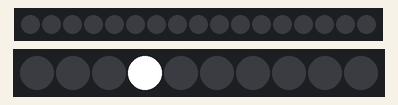
The sketch below on a simulated Arduino Uno, built with avr-gcc and run on an emulated ATmega328P. Shown: 17 RGB LEDs in strip order, left to right, 10 RGB LEDs in strip order, left to right. Dim RGB values are drawn brighter than linear; random numbers use the default seed unless the sketch sets one.

Above: at 0.57 s.
At 5.48 s:
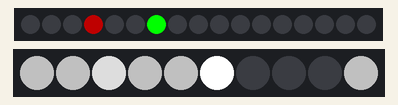
At 10.38 s:
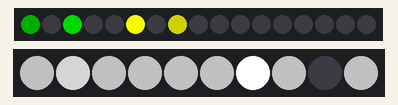
At 20.11 s:
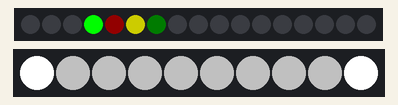
At 29.94 s:
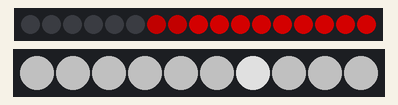
At 39.68 s:
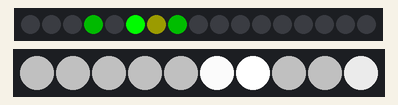

The sketch:

PosterOS.ino
```cpp
#include "Adafruit_NeoPixel.h"

#define IZBA_LEDS 17
#define IZBA_PIN 5
#define STAR_LEDS 10
#define STAR_PIN 3

#define MIN_BRIGHTNESS 50
#define MAX_BRIGHTNESS 255

#include "AdvancedLEDcontroller.h"
#include "PosterController.h"

PosterController *posterController;

void setup() {

  posterController = new PosterController();
}


void loop() {

  posterController->frame();
}
```

AdvancedLEDcontroller.h
```cpp
#include "AdvancedLed.h"

class AdvancedLEDcontroller{

  long frameEndTime = 0;
  short ledNum = -1;
  AdvancedLed *leds;
  Adafruit_NeoPixel * strip;

  public: AdvancedLEDcontroller(byte led_num, Adafruit_NeoPixel *s){

    leds = new AdvancedLed[led_num];
    strip = s;
    ledNum = led_num;

    for(int i = 0; i < led_num; i++)
      leds[i] = AdvancedLed(i);
  }

  void frame(){

    for(int i = 0; i < ledNum; i++)
      leds[i].frame(strip);

      strip->show();
  }

  void addInstruction(byte id, LedInstruction *newInstruction){

    leds[id].addInstruction(newInstruction);

    if(newInstruction->fillEndTime > frameEndTime){

      frameEndTime = newInstruction->fillEndTime;
    }
  }

  void setBulk(int ledId, int clusterSize){

    leds[ledId].setToBulk(clusterSize);
  }

  boolean done(){

    return frameEndTime <= millis();
  }
};
```

AdvancedLed.h
```cpp
#include "LedInstruction.h"

class AdvancedLed{

  byte id;
  byte upperId;
  boolean cluster = false;
  LedInstruction *currentInstruction = NULL;

  public: AdvancedLed(){}

  public: AdvancedLed(byte i){

    id = i;
  }

  void frame(Adafruit_NeoPixel *strip){

    if(done() || currentInstruction->fillStartTime > millis())
      return;

    long curTime = millis();

    if(curTime >= currentInstruction->fillEndTime){

      if(cluster)
        for(int i = 0; i < upperId; i++)
          strip->setPixelColor(id + i, currentInstruction->endColor);
      else
        strip->setPixelColor(id, currentInstruction->endColor);

      moveQue();
      return;
    }

    float brightness = map(curTime - currentInstruction->fillStartTime, 0, currentInstruction->fillEndTime - currentInstruction->fillStartTime, 0, 255) / (float) 255;
    long color = getMixCol(currentInstruction->startColor, currentInstruction->endColor, brightness);

    if(cluster)
        for(int i = 0; i < upperId; i++)
          strip->setPixelColor(id + i, color);
      else
        strip->setPixelColor(id, color);
  }

  boolean done(){

    return currentInstruction == NULL;
  }

  void setToBulk(byte clusterCount){

    upperId = clusterCount;
    cluster = true;
  }

  void addInstruction(LedInstruction *newInstruction){

    if(currentInstruction == NULL){

      currentInstruction = newInstruction;
      return;
    }

    LedInstruction *freeSpace = currentInstruction;

    while(freeSpace->next != NULL)
      freeSpace = freeSpace->next;

    freeSpace->next = newInstruction;
  }

  void moveQue(){

    LedInstruction *nextInstruction = currentInstruction->next;
    delete currentInstruction;
    currentInstruction = nextInstruction;
  }

  long getMixCol(long col1, long col2, float br){

    return long((col1 >> 16 & 0xff) + (int(col2 >> 16 & 0xFF) - int(col1 >> 16 & 0xFF)) * br) << 16 | long((col1 >> 8 & 0xff) + (int(col2 >> 8 & 0xFF) - int(col1 >> 8 & 0xFF)) * br) << 8 | long((col1 & 0xff) + (int(col2 & 0xFF) - int(col1 & 0xFF)) * br);
  }
};
```

LedInstruction.h
```cpp
class LedInstruction{

  public:long fillStartTime, fillEndTime, startColor, endColor;

  public:LedInstruction *next = NULL;

  public:LedInstruction(long fst, long fet, long sc, long ec){

    fillStartTime = fst;
    fillEndTime = fet;
    startColor = sc;
    endColor = ec;
  }
};
```

PosterController.h
```cpp
class PosterController{

  Adafruit_NeoPixel izbaStrip = Adafruit_NeoPixel(IZBA_LEDS, IZBA_PIN, NEO_GRB + NEO_KHZ800);
  Adafruit_NeoPixel starStrip = Adafruit_NeoPixel(STAR_LEDS, STAR_PIN, NEO_GRB + NEO_KHZ800);

  AdvancedLEDcontroller *izbaController, *starsController;

  long cauldronColors[3];
  long windowColors[5];

  public: PosterController(){

    izbaStrip.begin();
    izbaStrip.setBrightness(MAX_BRIGHTNESS);
    izbaStrip.clear();
    izbaStrip.show();

    starStrip.begin();
    starStrip.setBrightness(MAX_BRIGHTNESS);
    starStrip.clear();
    starStrip.show();

    izbaController = new AdvancedLEDcontroller(IZBA_LEDS - 8, &izbaStrip);
    izbaController->setBulk(8, 9);

    starsController = new AdvancedLEDcontroller(STAR_LEDS, &starStrip);

    initializeCauldronColors();
    initializeWindowColors();
  }

  long frameTime = 0;
  void frame(){

    if(frameTime > millis())
      return;

    cauldron();
    window();
    stars();

    izbaController->frame();
    starsController->frame();

    frameTime = millis() + 10;
  }

  void stars(){

    if(random(50) == 1){

      byte target = random(STAR_LEDS);
      long blinkInTime = millis() + random(100, 500);
      long blinkOutTime = blinkInTime + random(100, 500);
      int randomHold = random(0, 1000);

      starsController->addInstruction(target, new LedInstruction(millis(), millis() + random(100, 500), 0x555555, 0xffffff));
      starsController->addInstruction(target, new LedInstruction(blinkInTime + randomHold, blinkOutTime + randomHold, 0xffffff, 0x555555));
    }
  }

  long nextWindowSetTime = 0;
  void window(){

    if(nextWindowSetTime > millis())
      return;

    long nextWinCol = windowColors[random(5)];
    long nextWinTime = millis() + random(0, 1000);
    byte nextBlinkNum = random(3) + 1;
    int nextBlinkInterval = (600 / nextBlinkNum + random(100)) /2;

    for(int j = 0; j < nextBlinkNum; j++){

      izbaController->addInstruction(8, new LedInstruction(nextWinTime, nextWinTime + nextBlinkInterval * (j + 1), 0x000000, nextWinCol));
      izbaController->addInstruction(8, new LedInstruction(nextWinTime + nextBlinkInterval * (j + 1), nextWinTime + nextBlinkInterval * (j + 2), nextWinCol, 0x000000));
    }

    nextWindowSetTime = millis() + random(2000, 5000);// + nextWinTime + nextBlinkInterval * nextBlinkNum * 2;
  }

  void initializeWindowColors(){

    windowColors[0] = 0xff0000;
    windowColors[1] = 0xff0000;
    windowColors[2] = 0x00ff00;
    windowColors[3] = 0xffff00;
    windowColors[4] = 0xffffff;
  }

  void cauldron(){

    long currentTime = millis();
    long distortion = random(0, 100);
    long color = cauldronColors[random(3)];

    if(random(100) > 97){

      byte randomTarget = random(8);

      long phase1 = currentTime + random(500, 1000);
      izbaController->addInstruction(randomTarget, new LedInstruction(currentTime, phase1, 0x000000, color));

      long phase2 = phase1 + random(500, 1000);
      izbaController->addInstruction(randomTarget, new LedInstruction(phase1, phase2, color, 0x000000));

      if(randomTarget < 4){

        byte randomNeighbour = randomTarget + 3 + random(2);

        long additionalPhase1 = phase2 + random(500, 1000);
        izbaController->addInstruction(randomNeighbour, new LedInstruction(phase1, additionalPhase1, 0x000000, color));

        long additionalPhase2 = additionalPhase1 + random(500, 1000);
        izbaController->addInstruction(randomNeighbour, new LedInstruction(additionalPhase1, additionalPhase2, color, 0x000000));
      }
    }
  }

  void initializeCauldronColors(){

    cauldronColors[0] = 0xffff00;
    cauldronColors[1] = 0x00ff00;
    cauldronColors[2] = 0x660000;
  }
};
```
